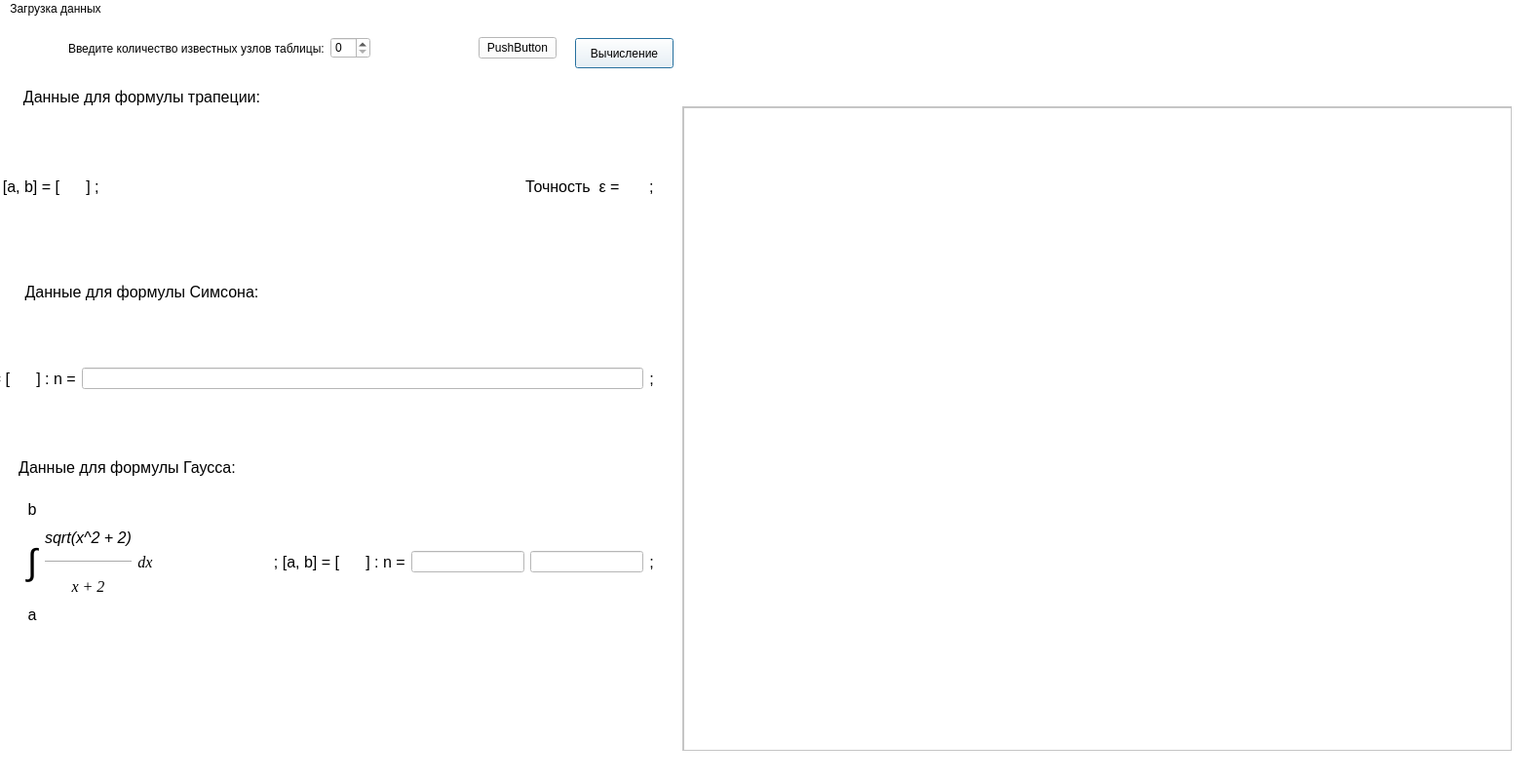
<?xml version="1.0" encoding="UTF-8"?>
<ui version="4.0">
 <class>MainWindow</class>
 <widget class="QMainWindow" name="MainWindow">
  <property name="geometry">
   <rect>
    <x>0</x>
    <y>0</y>
    <width>1580</width>
    <height>802</height>
   </rect>
  </property>
  <property name="windowTitle">
   <string>MainWindow</string>
  </property>
  <property name="styleSheet">
   <string notr="true">background-color: rgb(255, 255, 255);</string>
  </property>
  <widget class="QWidget" name="centralwidget_1">
   <widget class="QWidget" name="horizontalLayoutWidget">
    <property name="geometry">
     <rect>
      <x>30</x>
      <y>10</y>
      <width>541</width>
      <height>41</height>
     </rect>
    </property>
    <layout class="QHBoxLayout" name="horizontalLayout">
     <item>
      <spacer name="horizontalSpacer">
       <property name="orientation">
        <enum>Qt::Horizontal</enum>
       </property>
       <property name="sizeType">
        <enum>QSizePolicy::Minimum</enum>
       </property>
       <property name="sizeHint" stdset="0">
        <size>
         <width>40</width>
         <height>20</height>
        </size>
       </property>
      </spacer>
     </item>
     <item>
      <widget class="QLabel" name="label_1">
       <property name="text">
        <string>Введите количество известных узлов таблицы:</string>
       </property>
      </widget>
     </item>
     <item>
      <widget class="QSpinBox" name="spinBox_1"/>
     </item>
     <item>
      <spacer name="horizontalSpacer_3">
       <property name="orientation">
        <enum>Qt::Horizontal</enum>
       </property>
       <property name="sizeHint" stdset="0">
        <size>
         <width>40</width>
         <height>20</height>
        </size>
       </property>
      </spacer>
     </item>
     <item>
      <widget class="QPushButton" name="pushButton">
       <property name="enabled">
        <bool>true</bool>
       </property>
       <property name="inputMethodHints">
        <set>Qt::ImhHiddenText</set>
       </property>
       <property name="text">
        <string>PushButton</string>
       </property>
       <property name="checkable">
        <bool>false</bool>
       </property>
       <property name="autoDefault">
        <bool>false</bool>
       </property>
       <property name="default">
        <bool>false</bool>
       </property>
       <property name="flat">
        <bool>false</bool>
       </property>
      </widget>
     </item>
    </layout>
   </widget>
   <widget class="QWidget" name="gridLayoutWidget_2">
    <property name="geometry">
     <rect>
      <x>30</x>
      <y>760</y>
      <width>471</width>
      <height>541</height>
     </rect>
    </property>
    <layout class="QGridLayout" name="gridLayout_1">
     <item row="1" column="3">
      <spacer name="verticalSpacer_2">
       <property name="orientation">
        <enum>Qt::Vertical</enum>
       </property>
       <property name="sizeHint" stdset="0">
        <size>
         <width>20</width>
         <height>40</height>
        </size>
       </property>
      </spacer>
     </item>
     <item row="5" column="3">
      <spacer name="verticalSpacer">
       <property name="orientation">
        <enum>Qt::Vertical</enum>
       </property>
       <property name="sizeHint" stdset="0">
        <size>
         <width>20</width>
         <height>40</height>
        </size>
       </property>
      </spacer>
     </item>
     <item row="4" column="1">
      <spacer name="horizontalSpacer_1">
       <property name="orientation">
        <enum>Qt::Horizontal</enum>
       </property>
       <property name="sizeType">
        <enum>QSizePolicy::Preferred</enum>
       </property>
       <property name="sizeHint" stdset="0">
        <size>
         <width>100</width>
         <height>20</height>
        </size>
       </property>
      </spacer>
     </item>
     <item row="3" column="3">
      <widget class="QLabel" name="label_3">
       <property name="font">
        <font>
         <pointsize>12</pointsize>
         <italic>true</italic>
        </font>
       </property>
       <property name="text">
        <string>Таблица значений функции для варианта № 12 </string>
       </property>
       <property name="textFormat">
        <enum>Qt::MarkdownText</enum>
       </property>
       <property name="alignment">
        <set>Qt::AlignCenter</set>
       </property>
      </widget>
     </item>
     <item row="4" column="4">
      <spacer name="horizontalSpacer_2">
       <property name="orientation">
        <enum>Qt::Horizontal</enum>
       </property>
       <property name="sizeType">
        <enum>QSizePolicy::Expanding</enum>
       </property>
       <property name="sizeHint" stdset="0">
        <size>
         <width>100</width>
         <height>20</height>
        </size>
       </property>
      </spacer>
     </item>
     <item row="4" column="3">
      <layout class="QGridLayout" name="gridLayout_2">
       <item row="0" column="0">
        <layout class="QGridLayout" name="gridLayout_3"/>
       </item>
      </layout>
     </item>
    </layout>
   </widget>
   <widget class="QWidget" name="gridLayoutWidget_3">
    <property name="geometry">
     <rect>
      <x>-150</x>
      <y>100</y>
      <width>841</width>
      <height>145</height>
     </rect>
    </property>
    <layout class="QGridLayout" name="gridLayout_4">
     <item row="4" column="4">
      <spacer name="verticalSpacer_3">
       <property name="orientation">
        <enum>Qt::Vertical</enum>
       </property>
       <property name="sizeHint" stdset="0">
        <size>
         <width>20</width>
         <height>40</height>
        </size>
       </property>
      </spacer>
     </item>
     <item row="3" column="1">
      <widget class="QLabel" name="label_2">
       <property name="enabled">
        <bool>true</bool>
       </property>
       <property name="font">
        <font>
         <pointsize>28</pointsize>
         <italic>false</italic>
        </font>
       </property>
       <property name="text">
        <string>∫</string>
       </property>
       <property name="textFormat">
        <enum>Qt::RichText</enum>
       </property>
       <property name="scaledContents">
        <bool>false</bool>
       </property>
       <property name="alignment">
        <set>Qt::AlignCenter</set>
       </property>
      </widget>
     </item>
     <item row="3" column="0">
      <spacer name="horizontalSpacer_4">
       <property name="orientation">
        <enum>Qt::Horizontal</enum>
       </property>
       <property name="sizeType">
        <enum>QSizePolicy::Ignored</enum>
       </property>
       <property name="sizeHint" stdset="0">
        <size>
         <width>20</width>
         <height>20</height>
        </size>
       </property>
      </spacer>
     </item>
     <item row="4" column="0">
      <spacer name="horizontalSpacer_10">
       <property name="orientation">
        <enum>Qt::Horizontal</enum>
       </property>
       <property name="sizeType">
        <enum>QSizePolicy::Ignored</enum>
       </property>
       <property name="sizeHint" stdset="0">
        <size>
         <width>20</width>
         <height>20</height>
        </size>
       </property>
      </spacer>
     </item>
     <item row="4" column="1">
      <widget class="QLabel" name="label_12">
       <property name="enabled">
        <bool>true</bool>
       </property>
       <property name="font">
        <font>
         <pointsize>12</pointsize>
         <italic>false</italic>
        </font>
       </property>
       <property name="text">
        <string>a</string>
       </property>
       <property name="textFormat">
        <enum>Qt::RichText</enum>
       </property>
       <property name="scaledContents">
        <bool>false</bool>
       </property>
       <property name="alignment">
        <set>Qt::AlignCenter</set>
       </property>
      </widget>
     </item>
     <item row="3" column="4">
      <layout class="QGridLayout" name="gridLayout_5">
       <item row="0" column="0">
        <layout class="QGridLayout" name="gridLayout_6"/>
       </item>
      </layout>
     </item>
     <item row="3" column="3">
      <widget class="QLabel" name="label_14">
       <property name="enabled">
        <bool>true</bool>
       </property>
       <property name="font">
        <font>
         <pointsize>12</pointsize>
         <italic>false</italic>
        </font>
       </property>
       <property name="text">
        <string>;                          [a, b] = [</string>
       </property>
       <property name="textFormat">
        <enum>Qt::RichText</enum>
       </property>
       <property name="scaledContents">
        <bool>false</bool>
       </property>
       <property name="alignment">
        <set>Qt::AlignCenter</set>
       </property>
      </widget>
     </item>
     <item row="3" column="6">
      <layout class="QGridLayout" name="gridLayout_7">
       <item row="2" column="1">
        <widget class="QLabel" name="label_4">
         <property name="enabled">
          <bool>true</bool>
         </property>
         <property name="font">
          <font>
           <pointsize>12</pointsize>
           <italic>false</italic>
          </font>
         </property>
         <property name="text">
          <string>Точность  ε = </string>
         </property>
         <property name="scaledContents">
          <bool>false</bool>
         </property>
        </widget>
       </item>
       <item row="2" column="3">
        <widget class="QLabel" name="label_15">
         <property name="enabled">
          <bool>true</bool>
         </property>
         <property name="font">
          <font>
           <pointsize>12</pointsize>
           <italic>false</italic>
          </font>
         </property>
         <property name="text">
          <string>;</string>
         </property>
         <property name="scaledContents">
          <bool>false</bool>
         </property>
        </widget>
       </item>
       <item row="1" column="2">
        <spacer name="verticalSpacer_6">
         <property name="orientation">
          <enum>Qt::Vertical</enum>
         </property>
         <property name="sizeHint" stdset="0">
          <size>
           <width>20</width>
           <height>40</height>
          </size>
         </property>
        </spacer>
       </item>
       <item row="2" column="0">
        <spacer name="horizontalSpacer_6">
         <property name="orientation">
          <enum>Qt::Horizontal</enum>
         </property>
         <property name="sizeType">
          <enum>QSizePolicy::Expanding</enum>
         </property>
         <property name="sizeHint" stdset="0">
          <size>
           <width>100</width>
           <height>20</height>
          </size>
         </property>
        </spacer>
       </item>
       <item row="3" column="2">
        <spacer name="verticalSpacer_5">
         <property name="orientation">
          <enum>Qt::Vertical</enum>
         </property>
         <property name="sizeHint" stdset="0">
          <size>
           <width>20</width>
           <height>40</height>
          </size>
         </property>
        </spacer>
       </item>
       <item row="2" column="2">
        <layout class="QGridLayout" name="gridLayout_8">
         <item row="0" column="0">
          <layout class="QGridLayout" name="gridLayout_9"/>
         </item>
        </layout>
       </item>
      </layout>
     </item>
     <item row="2" column="4">
      <spacer name="verticalSpacer_4">
       <property name="orientation">
        <enum>Qt::Vertical</enum>
       </property>
       <property name="sizeHint" stdset="0">
        <size>
         <width>20</width>
         <height>40</height>
        </size>
       </property>
      </spacer>
     </item>
     <item row="3" column="5">
      <widget class="QLabel" name="label_6">
       <property name="enabled">
        <bool>true</bool>
       </property>
       <property name="font">
        <font>
         <pointsize>12</pointsize>
         <italic>false</italic>
        </font>
       </property>
       <property name="text">
        <string>] ;</string>
       </property>
       <property name="textFormat">
        <enum>Qt::RichText</enum>
       </property>
       <property name="scaledContents">
        <bool>false</bool>
       </property>
       <property name="alignment">
        <set>Qt::AlignCenter</set>
       </property>
      </widget>
     </item>
     <item row="3" column="2">
      <layout class="QGridLayout" name="gridLayout">
       <item row="0" column="0">
        <widget class="QLabel" name="label_10">
         <property name="enabled">
          <bool>true</bool>
         </property>
         <property name="font">
          <font>
           <family>Times New Roman</family>
           <pointsize>12</pointsize>
           <italic>true</italic>
          </font>
         </property>
         <property name="text">
          <string>dx</string>
         </property>
         <property name="textFormat">
          <enum>Qt::RichText</enum>
         </property>
         <property name="scaledContents">
          <bool>false</bool>
         </property>
         <property name="alignment">
          <set>Qt::AlignCenter</set>
         </property>
        </widget>
       </item>
       <item row="2" column="0">
        <widget class="QLabel" name="label_11">
         <property name="enabled">
          <bool>true</bool>
         </property>
         <property name="font">
          <font>
           <family>Times New Roman</family>
           <pointsize>12</pointsize>
           <italic>true</italic>
          </font>
         </property>
         <property name="text">
          <string>sqrt(x^2 + 0.8)</string>
         </property>
         <property name="textFormat">
          <enum>Qt::RichText</enum>
         </property>
         <property name="scaledContents">
          <bool>false</bool>
         </property>
         <property name="alignment">
          <set>Qt::AlignCenter</set>
         </property>
        </widget>
       </item>
       <item row="1" column="0">
        <widget class="Line" name="line">
         <property name="orientation">
          <enum>Qt::Horizontal</enum>
         </property>
        </widget>
       </item>
      </layout>
     </item>
     <item row="4" column="2">
      <spacer name="horizontalSpacer_11">
       <property name="orientation">
        <enum>Qt::Horizontal</enum>
       </property>
       <property name="sizeType">
        <enum>QSizePolicy::Ignored</enum>
       </property>
       <property name="sizeHint" stdset="0">
        <size>
         <width>20</width>
         <height>20</height>
        </size>
       </property>
      </spacer>
     </item>
     <item row="3" column="7">
      <spacer name="horizontalSpacer_5">
       <property name="orientation">
        <enum>Qt::Horizontal</enum>
       </property>
       <property name="sizeType">
        <enum>QSizePolicy::Ignored</enum>
       </property>
       <property name="sizeHint" stdset="0">
        <size>
         <width>20</width>
         <height>20</height>
        </size>
       </property>
      </spacer>
     </item>
     <item row="2" column="1">
      <widget class="QLabel" name="label_13">
       <property name="enabled">
        <bool>true</bool>
       </property>
       <property name="font">
        <font>
         <pointsize>12</pointsize>
         <italic>false</italic>
        </font>
       </property>
       <property name="text">
        <string>b</string>
       </property>
       <property name="textFormat">
        <enum>Qt::RichText</enum>
       </property>
       <property name="scaledContents">
        <bool>false</bool>
       </property>
       <property name="alignment">
        <set>Qt::AlignCenter</set>
       </property>
      </widget>
     </item>
    </layout>
   </widget>
   <widget class="QScrollArea" name="scrollArea_1">
    <property name="geometry">
     <rect>
      <x>700</x>
      <y>90</y>
      <width>851</width>
      <height>661</height>
     </rect>
    </property>
    <property name="layoutDirection">
     <enum>Qt::LeftToRight</enum>
    </property>
    <property name="widgetResizable">
     <bool>true</bool>
    </property>
    <widget class="QWidget" name="scrollAreaWidgetContents">
     <property name="enabled">
      <bool>true</bool>
     </property>
     <property name="geometry">
      <rect>
       <x>0</x>
       <y>0</y>
       <width>849</width>
       <height>659</height>
      </rect>
     </property>
     <widget class="QTextBrowser" name="textBrowser_1">
      <property name="geometry">
       <rect>
        <x>0</x>
        <y>0</y>
        <width>851</width>
        <height>661</height>
       </rect>
      </property>
     </widget>
    </widget>
   </widget>
   <widget class="QPushButton" name="pushButton_2">
    <property name="geometry">
     <rect>
      <x>590</x>
      <y>20</y>
      <width>101</width>
      <height>31</height>
     </rect>
    </property>
    <property name="styleSheet">
     <string notr="true">background-color: rgb(255, 255, 255);</string>
    </property>
    <property name="text">
     <string>Вычисление</string>
    </property>
    <property name="default">
     <bool>true</bool>
    </property>
   </widget>
   <widget class="QLabel" name="label_5">
    <property name="enabled">
     <bool>true</bool>
    </property>
    <property name="geometry">
     <rect>
      <x>20</x>
      <y>70</y>
      <width>251</width>
      <height>21</height>
     </rect>
    </property>
    <property name="font">
     <font>
      <pointsize>12</pointsize>
      <italic>false</italic>
     </font>
    </property>
    <property name="text">
     <string>Данные для формулы трапеции:</string>
    </property>
    <property name="textFormat">
     <enum>Qt::RichText</enum>
    </property>
    <property name="scaledContents">
     <bool>false</bool>
    </property>
    <property name="alignment">
     <set>Qt::AlignCenter</set>
    </property>
   </widget>
   <widget class="QWidget" name="gridLayoutWidget_5">
    <property name="geometry">
     <rect>
      <x>-200</x>
      <y>310</y>
      <width>891</width>
      <height>119</height>
     </rect>
    </property>
    <layout class="QGridLayout" name="gridLayout_10">
     <item row="2" column="4">
      <spacer name="verticalSpacer_8">
       <property name="orientation">
        <enum>Qt::Vertical</enum>
       </property>
       <property name="sizeHint" stdset="0">
        <size>
         <width>20</width>
         <height>40</height>
        </size>
       </property>
      </spacer>
     </item>
     <item row="3" column="8">
      <spacer name="horizontalSpacer_8">
       <property name="orientation">
        <enum>Qt::Horizontal</enum>
       </property>
       <property name="sizeType">
        <enum>QSizePolicy::Ignored</enum>
       </property>
       <property name="sizeHint" stdset="0">
        <size>
         <width>20</width>
         <height>20</height>
        </size>
       </property>
      </spacer>
     </item>
     <item row="2" column="1">
      <widget class="QLabel" name="label_17">
       <property name="enabled">
        <bool>true</bool>
       </property>
       <property name="font">
        <font>
         <pointsize>12</pointsize>
         <italic>false</italic>
        </font>
       </property>
       <property name="text">
        <string>b</string>
       </property>
       <property name="textFormat">
        <enum>Qt::RichText</enum>
       </property>
       <property name="scaledContents">
        <bool>false</bool>
       </property>
       <property name="alignment">
        <set>Qt::AlignCenter</set>
       </property>
      </widget>
     </item>
     <item row="3" column="4">
      <layout class="QGridLayout" name="gridLayout_11">
       <item row="0" column="0">
        <layout class="QGridLayout" name="gridLayout_12"/>
       </item>
      </layout>
     </item>
     <item row="3" column="6">
      <widget class="QLineEdit" name="lineEdit_1"/>
     </item>
     <item row="3" column="2">
      <layout class="QGridLayout" name="gridLayout_13">
       <item row="0" column="0">
        <widget class="QLabel" name="label_18">
         <property name="enabled">
          <bool>true</bool>
         </property>
         <property name="font">
          <font>
           <family>Times New Roman</family>
           <pointsize>12</pointsize>
           <italic>true</italic>
          </font>
         </property>
         <property name="text">
          <string>x^2* cos(x)*dx</string>
         </property>
         <property name="textFormat">
          <enum>Qt::RichText</enum>
         </property>
         <property name="scaledContents">
          <bool>false</bool>
         </property>
         <property name="alignment">
          <set>Qt::AlignCenter</set>
         </property>
        </widget>
       </item>
      </layout>
     </item>
     <item row="3" column="3">
      <widget class="QLabel" name="label_20">
       <property name="enabled">
        <bool>true</bool>
       </property>
       <property name="font">
        <font>
         <pointsize>12</pointsize>
         <italic>false</italic>
        </font>
       </property>
       <property name="text">
        <string>;                          [a, b] = [</string>
       </property>
       <property name="textFormat">
        <enum>Qt::RichText</enum>
       </property>
       <property name="scaledContents">
        <bool>false</bool>
       </property>
       <property name="alignment">
        <set>Qt::AlignCenter</set>
       </property>
      </widget>
     </item>
     <item row="3" column="1">
      <widget class="QLabel" name="label_7">
       <property name="enabled">
        <bool>true</bool>
       </property>
       <property name="font">
        <font>
         <pointsize>28</pointsize>
         <italic>false</italic>
        </font>
       </property>
       <property name="text">
        <string>∫</string>
       </property>
       <property name="textFormat">
        <enum>Qt::RichText</enum>
       </property>
       <property name="scaledContents">
        <bool>false</bool>
       </property>
       <property name="alignment">
        <set>Qt::AlignCenter</set>
       </property>
      </widget>
     </item>
     <item row="4" column="1">
      <widget class="QLabel" name="label_16">
       <property name="enabled">
        <bool>true</bool>
       </property>
       <property name="font">
        <font>
         <pointsize>12</pointsize>
         <italic>false</italic>
        </font>
       </property>
       <property name="text">
        <string>a</string>
       </property>
       <property name="textFormat">
        <enum>Qt::RichText</enum>
       </property>
       <property name="scaledContents">
        <bool>false</bool>
       </property>
       <property name="alignment">
        <set>Qt::AlignCenter</set>
       </property>
      </widget>
     </item>
     <item row="4" column="4">
      <spacer name="verticalSpacer_7">
       <property name="orientation">
        <enum>Qt::Vertical</enum>
       </property>
       <property name="sizeHint" stdset="0">
        <size>
         <width>20</width>
         <height>40</height>
        </size>
       </property>
      </spacer>
     </item>
     <item row="3" column="0">
      <spacer name="horizontalSpacer_9">
       <property name="orientation">
        <enum>Qt::Horizontal</enum>
       </property>
       <property name="sizeType">
        <enum>QSizePolicy::Ignored</enum>
       </property>
       <property name="sizeHint" stdset="0">
        <size>
         <width>20</width>
         <height>20</height>
        </size>
       </property>
      </spacer>
     </item>
     <item row="3" column="5">
      <widget class="QLabel" name="label_8">
       <property name="enabled">
        <bool>true</bool>
       </property>
       <property name="font">
        <font>
         <pointsize>12</pointsize>
         <italic>false</italic>
        </font>
       </property>
       <property name="text">
        <string>] :       n =</string>
       </property>
       <property name="textFormat">
        <enum>Qt::RichText</enum>
       </property>
       <property name="scaledContents">
        <bool>false</bool>
       </property>
       <property name="alignment">
        <set>Qt::AlignCenter</set>
       </property>
      </widget>
     </item>
     <item row="3" column="7">
      <widget class="QLabel" name="label_19">
       <property name="enabled">
        <bool>true</bool>
       </property>
       <property name="font">
        <font>
         <pointsize>12</pointsize>
         <italic>false</italic>
        </font>
       </property>
       <property name="text">
        <string>;</string>
       </property>
       <property name="textFormat">
        <enum>Qt::RichText</enum>
       </property>
       <property name="scaledContents">
        <bool>false</bool>
       </property>
       <property name="alignment">
        <set>Qt::AlignCenter</set>
       </property>
      </widget>
     </item>
    </layout>
   </widget>
   <widget class="QLabel" name="label_9">
    <property name="enabled">
     <bool>true</bool>
    </property>
    <property name="geometry">
     <rect>
      <x>20</x>
      <y>270</y>
      <width>251</width>
      <height>21</height>
     </rect>
    </property>
    <property name="font">
     <font>
      <pointsize>12</pointsize>
      <italic>false</italic>
     </font>
    </property>
    <property name="text">
     <string>Данные  для формулы Симсона:</string>
    </property>
    <property name="textFormat">
     <enum>Qt::RichText</enum>
    </property>
    <property name="scaledContents">
     <bool>false</bool>
    </property>
    <property name="alignment">
     <set>Qt::AlignCenter</set>
    </property>
   </widget>
   <widget class="QLabel" name="label_21">
    <property name="enabled">
     <bool>true</bool>
    </property>
    <property name="geometry">
     <rect>
      <x>10</x>
      <y>450</y>
      <width>241</width>
      <height>21</height>
     </rect>
    </property>
    <property name="font">
     <font>
      <pointsize>12</pointsize>
      <italic>false</italic>
     </font>
    </property>
    <property name="text">
     <string>Данные  для формулы Гаусса:</string>
    </property>
    <property name="textFormat">
     <enum>Qt::RichText</enum>
    </property>
    <property name="scaledContents">
     <bool>false</bool>
    </property>
    <property name="alignment">
     <set>Qt::AlignCenter</set>
    </property>
   </widget>
   <widget class="QWidget" name="gridLayoutWidget_7">
    <property name="geometry">
     <rect>
      <x>-110</x>
      <y>490</y>
      <width>801</width>
      <height>135</height>
     </rect>
    </property>
    <layout class="QGridLayout" name="gridLayout_14">
     <item row="3" column="11">
      <widget class="QLineEdit" name="lineEdit_3"/>
     </item>
     <item row="3" column="4">
      <spacer name="horizontalSpacer_15">
       <property name="orientation">
        <enum>Qt::Horizontal</enum>
       </property>
       <property name="sizeType">
        <enum>QSizePolicy::Expanding</enum>
       </property>
       <property name="sizeHint" stdset="0">
        <size>
         <width>100</width>
         <height>20</height>
        </size>
       </property>
      </spacer>
     </item>
     <item row="4" column="6">
      <spacer name="verticalSpacer_10">
       <property name="orientation">
        <enum>Qt::Vertical</enum>
       </property>
       <property name="sizeHint" stdset="0">
        <size>
         <width>20</width>
         <height>40</height>
        </size>
       </property>
      </spacer>
     </item>
     <item row="3" column="10">
      <widget class="QLineEdit" name="lineEdit_2"/>
     </item>
     <item row="3" column="13">
      <widget class="QLabel" name="label_28">
       <property name="enabled">
        <bool>true</bool>
       </property>
       <property name="font">
        <font>
         <pointsize>12</pointsize>
         <italic>false</italic>
        </font>
       </property>
       <property name="text">
        <string>;</string>
       </property>
       <property name="textFormat">
        <enum>Qt::RichText</enum>
       </property>
       <property name="scaledContents">
        <bool>false</bool>
       </property>
       <property name="alignment">
        <set>Qt::AlignCenter</set>
       </property>
      </widget>
     </item>
     <item row="2" column="6">
      <spacer name="verticalSpacer_9">
       <property name="orientation">
        <enum>Qt::Vertical</enum>
       </property>
       <property name="sizeHint" stdset="0">
        <size>
         <width>20</width>
         <height>40</height>
        </size>
       </property>
      </spacer>
     </item>
     <item row="3" column="2">
      <widget class="QLabel" name="label_25">
       <property name="enabled">
        <bool>true</bool>
       </property>
       <property name="font">
        <font>
         <pointsize>28</pointsize>
         <italic>false</italic>
        </font>
       </property>
       <property name="text">
        <string>∫</string>
       </property>
       <property name="textFormat">
        <enum>Qt::RichText</enum>
       </property>
       <property name="scaledContents">
        <bool>false</bool>
       </property>
       <property name="alignment">
        <set>Qt::AlignCenter</set>
       </property>
      </widget>
     </item>
     <item row="3" column="0">
      <spacer name="horizontalSpacer_13">
       <property name="orientation">
        <enum>Qt::Horizontal</enum>
       </property>
       <property name="sizeType">
        <enum>QSizePolicy::Ignored</enum>
       </property>
       <property name="sizeHint" stdset="0">
        <size>
         <width>20</width>
         <height>20</height>
        </size>
       </property>
      </spacer>
     </item>
     <item row="3" column="6">
      <layout class="QGridLayout" name="gridLayout_15">
       <item row="0" column="0">
        <layout class="QGridLayout" name="gridLayout_16"/>
       </item>
      </layout>
     </item>
     <item row="3" column="5">
      <widget class="QLabel" name="label_24">
       <property name="enabled">
        <bool>true</bool>
       </property>
       <property name="font">
        <font>
         <pointsize>12</pointsize>
         <italic>false</italic>
        </font>
       </property>
       <property name="text">
        <string>;                          [a, b] = [</string>
       </property>
       <property name="textFormat">
        <enum>Qt::RichText</enum>
       </property>
       <property name="scaledContents">
        <bool>false</bool>
       </property>
       <property name="alignment">
        <set>Qt::AlignCenter</set>
       </property>
      </widget>
     </item>
     <item row="2" column="2">
      <widget class="QLabel" name="label_22">
       <property name="enabled">
        <bool>true</bool>
       </property>
       <property name="font">
        <font>
         <pointsize>12</pointsize>
         <italic>false</italic>
        </font>
       </property>
       <property name="text">
        <string>b</string>
       </property>
       <property name="textFormat">
        <enum>Qt::RichText</enum>
       </property>
       <property name="scaledContents">
        <bool>false</bool>
       </property>
       <property name="alignment">
        <set>Qt::AlignCenter</set>
       </property>
      </widget>
     </item>
     <item row="3" column="8">
      <widget class="QLabel" name="label_27">
       <property name="enabled">
        <bool>true</bool>
       </property>
       <property name="font">
        <font>
         <pointsize>12</pointsize>
         <italic>false</italic>
        </font>
       </property>
       <property name="text">
        <string>] :       n =</string>
       </property>
       <property name="textFormat">
        <enum>Qt::RichText</enum>
       </property>
       <property name="scaledContents">
        <bool>false</bool>
       </property>
       <property name="alignment">
        <set>Qt::AlignCenter</set>
       </property>
      </widget>
     </item>
     <item row="4" column="2">
      <widget class="QLabel" name="label_26">
       <property name="enabled">
        <bool>true</bool>
       </property>
       <property name="font">
        <font>
         <pointsize>12</pointsize>
         <italic>false</italic>
        </font>
       </property>
       <property name="text">
        <string>a</string>
       </property>
       <property name="textFormat">
        <enum>Qt::RichText</enum>
       </property>
       <property name="scaledContents">
        <bool>false</bool>
       </property>
       <property name="alignment">
        <set>Qt::AlignCenter</set>
       </property>
      </widget>
     </item>
     <item row="3" column="3">
      <layout class="QGridLayout" name="gridLayout_17">
       <item row="0" column="0">
        <widget class="QLabel" name="label_23">
         <property name="enabled">
          <bool>true</bool>
         </property>
         <property name="font">
          <font>
           <pointsize>12</pointsize>
           <italic>true</italic>
          </font>
         </property>
         <property name="text">
          <string>sqrt(x^2 + 2)</string>
         </property>
         <property name="textFormat">
          <enum>Qt::RichText</enum>
         </property>
         <property name="scaledContents">
          <bool>false</bool>
         </property>
         <property name="alignment">
          <set>Qt::AlignCenter</set>
         </property>
        </widget>
       </item>
       <item row="1" column="0">
        <widget class="Line" name="line_2">
         <property name="orientation">
          <enum>Qt::Horizontal</enum>
         </property>
        </widget>
       </item>
       <item row="2" column="0">
        <widget class="QLabel" name="label_29">
         <property name="enabled">
          <bool>true</bool>
         </property>
         <property name="font">
          <font>
           <family>Times New Roman</family>
           <pointsize>12</pointsize>
           <italic>true</italic>
          </font>
         </property>
         <property name="text">
          <string>x + 2</string>
         </property>
         <property name="textFormat">
          <enum>Qt::RichText</enum>
         </property>
         <property name="scaledContents">
          <bool>false</bool>
         </property>
         <property name="alignment">
          <set>Qt::AlignCenter</set>
         </property>
        </widget>
       </item>
       <item row="1" column="1">
        <widget class="QLabel" name="label_30">
         <property name="enabled">
          <bool>true</bool>
         </property>
         <property name="font">
          <font>
           <family>Times New Roman</family>
           <pointsize>12</pointsize>
           <italic>true</italic>
          </font>
         </property>
         <property name="text">
          <string>dx</string>
         </property>
         <property name="textFormat">
          <enum>Qt::RichText</enum>
         </property>
         <property name="scaledContents">
          <bool>false</bool>
         </property>
         <property name="alignment">
          <set>Qt::AlignCenter</set>
         </property>
        </widget>
       </item>
      </layout>
     </item>
     <item row="3" column="14">
      <spacer name="horizontalSpacer_12">
       <property name="orientation">
        <enum>Qt::Horizontal</enum>
       </property>
       <property name="sizeType">
        <enum>QSizePolicy::Ignored</enum>
       </property>
       <property name="sizeHint" stdset="0">
        <size>
         <width>20</width>
         <height>20</height>
        </size>
       </property>
      </spacer>
     </item>
     <item row="3" column="1">
      <spacer name="horizontalSpacer_16">
       <property name="orientation">
        <enum>Qt::Horizontal</enum>
       </property>
       <property name="sizeType">
        <enum>QSizePolicy::Expanding</enum>
       </property>
       <property name="sizeHint" stdset="0">
        <size>
         <width>100</width>
         <height>20</height>
        </size>
       </property>
      </spacer>
     </item>
    </layout>
   </widget>
  </widget>
  <widget class="QMenuBar" name="menubar">
   <property name="geometry">
    <rect>
     <x>0</x>
     <y>0</y>
     <width>1580</width>
     <height>21</height>
    </rect>
   </property>
   <widget class="QMenu" name="menu">
    <property name="title">
     <string>Загрузка данных</string>
    </property>
   </widget>
   <addaction name="menu"/>
  </widget>
  <widget class="QStatusBar" name="statusbar"/>
 </widget>
 <resources/>
 <connections/>
</ui>
